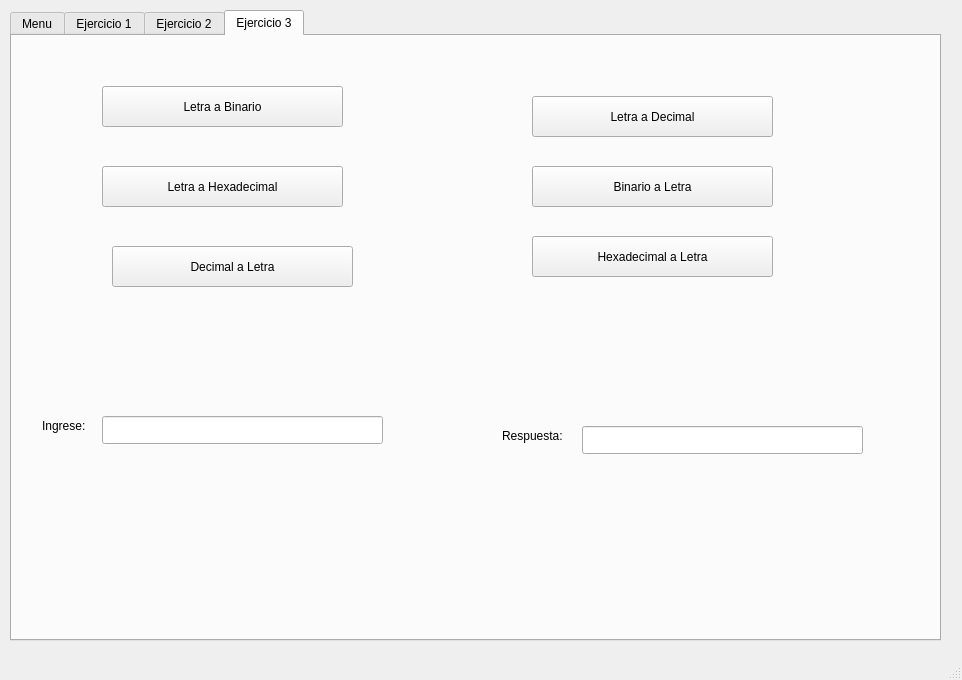
<?xml version="1.0" encoding="UTF-8"?>
<ui version="4.0">
 <class>MainWindow</class>
 <widget class="QMainWindow" name="MainWindow">
  <property name="geometry">
   <rect>
    <x>0</x>
    <y>0</y>
    <width>962</width>
    <height>680</height>
   </rect>
  </property>
  <property name="windowTitle">
   <string>MainWindow</string>
  </property>
  <widget class="QWidget" name="centralwidget">
   <widget class="QTabWidget" name="tabWidget">
    <property name="geometry">
     <rect>
      <x>10</x>
      <y>10</y>
      <width>931</width>
      <height>631</height>
     </rect>
    </property>
    <property name="currentIndex">
     <number>3</number>
    </property>
    <widget class="QWidget" name="tab">
     <attribute name="title">
      <string>Menu</string>
     </attribute>
     <widget class="QPushButton" name="pushButton">
      <property name="geometry">
       <rect>
        <x>360</x>
        <y>170</y>
        <width>161</width>
        <height>61</height>
       </rect>
      </property>
      <property name="text">
       <string>Ejercicio 1</string>
      </property>
     </widget>
     <widget class="QPushButton" name="pushButton_2">
      <property name="geometry">
       <rect>
        <x>360</x>
        <y>260</y>
        <width>161</width>
        <height>61</height>
       </rect>
      </property>
      <property name="text">
       <string>Ejercicio 2</string>
      </property>
     </widget>
     <widget class="QPushButton" name="pushButton_3">
      <property name="geometry">
       <rect>
        <x>360</x>
        <y>360</y>
        <width>161</width>
        <height>61</height>
       </rect>
      </property>
      <property name="text">
       <string>Ejercicio 3</string>
      </property>
     </widget>
     <widget class="QLabel" name="label">
      <property name="geometry">
       <rect>
        <x>410</x>
        <y>100</y>
        <width>91</width>
        <height>21</height>
       </rect>
      </property>
      <property name="text">
       <string>Menu</string>
      </property>
     </widget>
     <widget class="QPushButton" name="pushButton_4">
      <property name="geometry">
       <rect>
        <x>360</x>
        <y>450</y>
        <width>161</width>
        <height>61</height>
       </rect>
      </property>
      <property name="text">
       <string>Salir</string>
      </property>
     </widget>
    </widget>
    <widget class="QWidget" name="tab_2">
     <attribute name="title">
      <string>Ejercicio 1</string>
     </attribute>
     <widget class="QPushButton" name="piramideButton">
      <property name="geometry">
       <rect>
        <x>80</x>
        <y>170</y>
        <width>161</width>
        <height>61</height>
       </rect>
      </property>
      <property name="text">
       <string>Hacer piramide</string>
      </property>
     </widget>
     <widget class="QTableWidget" name="tableWidget">
      <property name="geometry">
       <rect>
        <x>350</x>
        <y>80</y>
        <width>431</width>
        <height>271</height>
       </rect>
      </property>
     </widget>
     <widget class="QSpinBox" name="spinBox">
      <property name="geometry">
       <rect>
        <x>80</x>
        <y>100</y>
        <width>141</width>
        <height>29</height>
       </rect>
      </property>
     </widget>
    </widget>
    <widget class="QWidget" name="tab_3">
     <attribute name="title">
      <string>Ejercicio 2</string>
     </attribute>
     <widget class="QLineEdit" name="lineEdit">
      <property name="geometry">
       <rect>
        <x>170</x>
        <y>50</y>
        <width>251</width>
        <height>28</height>
       </rect>
      </property>
     </widget>
     <widget class="QLabel" name="label_2">
      <property name="geometry">
       <rect>
        <x>30</x>
        <y>50</y>
        <width>141</width>
        <height>20</height>
       </rect>
      </property>
      <property name="text">
       <string>Numeros de tajeta :</string>
      </property>
     </widget>
     <widget class="QLineEdit" name="lineEdit_3">
      <property name="geometry">
       <rect>
        <x>50</x>
        <y>150</y>
        <width>251</width>
        <height>28</height>
       </rect>
      </property>
     </widget>
     <widget class="QPushButton" name="tarjetaButton">
      <property name="geometry">
       <rect>
        <x>410</x>
        <y>120</y>
        <width>191</width>
        <height>81</height>
       </rect>
      </property>
      <property name="text">
       <string>Confirmar si tarjeta es real</string>
      </property>
     </widget>
    </widget>
    <widget class="QWidget" name="tab_4">
     <attribute name="title">
      <string>Ejercicio 3</string>
     </attribute>
     <widget class="QPushButton" name="pushButton_5">
      <property name="geometry">
       <rect>
        <x>90</x>
        <y>50</y>
        <width>241</width>
        <height>41</height>
       </rect>
      </property>
      <property name="text">
       <string>Letra a Binario</string>
      </property>
     </widget>
     <widget class="QPushButton" name="pushButton_6">
      <property name="geometry">
       <rect>
        <x>90</x>
        <y>130</y>
        <width>241</width>
        <height>41</height>
       </rect>
      </property>
      <property name="text">
       <string>Letra a Hexadecimal</string>
      </property>
     </widget>
     <widget class="QPushButton" name="pushButton_7">
      <property name="geometry">
       <rect>
        <x>520</x>
        <y>60</y>
        <width>241</width>
        <height>41</height>
       </rect>
      </property>
      <property name="text">
       <string>Letra a Decimal</string>
      </property>
     </widget>
     <widget class="QPushButton" name="pushButton_8">
      <property name="geometry">
       <rect>
        <x>520</x>
        <y>130</y>
        <width>241</width>
        <height>41</height>
       </rect>
      </property>
      <property name="text">
       <string>Binario a Letra</string>
      </property>
     </widget>
     <widget class="QPushButton" name="pushButton_9">
      <property name="geometry">
       <rect>
        <x>100</x>
        <y>210</y>
        <width>241</width>
        <height>41</height>
       </rect>
      </property>
      <property name="text">
       <string>Decimal a Letra</string>
      </property>
     </widget>
     <widget class="QPushButton" name="pushButton_10">
      <property name="geometry">
       <rect>
        <x>520</x>
        <y>200</y>
        <width>241</width>
        <height>41</height>
       </rect>
      </property>
      <property name="text">
       <string>Hexadecimal a Letra</string>
      </property>
     </widget>
     <widget class="QLineEdit" name="lineEdit_2">
      <property name="geometry">
       <rect>
        <x>90</x>
        <y>380</y>
        <width>281</width>
        <height>28</height>
       </rect>
      </property>
     </widget>
     <widget class="QLabel" name="label_3">
      <property name="geometry">
       <rect>
        <x>30</x>
        <y>380</y>
        <width>61</width>
        <height>20</height>
       </rect>
      </property>
      <property name="text">
       <string>Ingrese:</string>
      </property>
     </widget>
     <widget class="QLineEdit" name="lineEdit_4">
      <property name="geometry">
       <rect>
        <x>570</x>
        <y>390</y>
        <width>281</width>
        <height>28</height>
       </rect>
      </property>
     </widget>
     <widget class="QLabel" name="label_4">
      <property name="geometry">
       <rect>
        <x>490</x>
        <y>390</y>
        <width>81</width>
        <height>20</height>
       </rect>
      </property>
      <property name="text">
       <string>Respuesta:</string>
      </property>
     </widget>
    </widget>
   </widget>
  </widget>
  <widget class="QMenuBar" name="menubar">
   <property name="geometry">
    <rect>
     <x>0</x>
     <y>0</y>
     <width>962</width>
     <height>25</height>
    </rect>
   </property>
  </widget>
  <widget class="QStatusBar" name="statusbar"/>
 </widget>
 <resources/>
 <connections/>
</ui>
